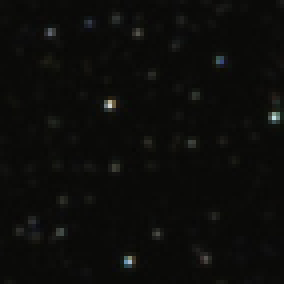
#> input picture Images/Small_area.png, 71 x 71 px, shrunk from 114 x 114 before the run, found by its file name (shown 4 times larger)
$ jupyter execute --allow-errors cv_test.ipynb   (shell and % lines are left out)
#> lines starting #> are read from the running program, lines starting #| are printed output that depends on the picture
<a href="https://colab.research.google.com/github/alarazin/StarMap/blob/main/cv_test.ipynb" target="_parent"></a>

[cell 1]
import cv2
cv2.__version__
import matplotlib.pyplot as plt
import numpy as np

[cell 2]
def find_patch(image1, image2): #image1: patch, image2: starmap
  BRISK = cv2.BRISK_create()
  kp1, descriptors1 = BRISK.detectAndCompute(image1, None)
  kp2, descriptors2 = BRISK.detectAndCompute(image2, None)

  BFMatcher = cv2.BFMatcher(normType = cv2.NORM_HAMMING,
                          crossCheck = True)
  matches = BFMatcher.match(queryDescriptors = descriptors1,
                            trainDescriptors = descriptors2)
  matches = sorted(matches, key = lambda x: x.distance)

  good=matches[:11]
  MIN_MATCH_COUNT=10
  if len(good)>=MIN_MATCH_COUNT:
      src_pts = np.float32([ kp1[m.queryIdx].pt for m in good ]).reshape(-1,1,2)
      dst_pts = np.float32([ kp2[m.trainIdx].pt for m in good ]).reshape(-1,1,2)
      M, mask = cv2.findHomography(src_pts, dst_pts, cv2.RANSAC,5.0)
      matchesMask = mask.ravel().tolist()
      h,w = image1.shape
      pts = np.float32([ [0,0],[0,h-1],[w-1,h-1],[w-1,0] ]).reshape(-1,1,2)
      dst = cv2.perspectiveTransform(pts,M)
      img_box = cv2.polylines(image2,[np.int32(dst)],True,255,3, cv2.LINE_AA)

  else:
      print("Not enough matches are found - %d/%d" % (len(good),MIN_MATCH_COUNT))
      matchesMask = None

  draw_params = dict(matchColor = (0,255,0),
                    singlePointColor = None,
                    matchesMask = matchesMask,
                    flags = 2)

  img_box_kp = cv2.drawMatches(image1,kp1,image2,kp2,good,None,**draw_params)
  return img_box_kp, np.int32(dst)

[cell 3]
small = cv2.imread('Small_area.png', cv2.IMREAD_GRAYSCALE)
#> small: shape (71, 71); min 6, max 214, mean 11.6
small_r = cv2.imread('Small_area_rotated.png', cv2.IMREAD_GRAYSCALE)
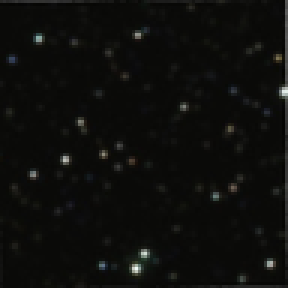
#> input picture Images/Small_area_rotated.png, 96 x 96 px, shrunk from 154 x 154 before the run, found by its file name (shown 3 times larger)
#> small_r: shape (96, 96); min 3, max 243, mean 13.2
big_img =cv2.imread('StarMap.png', cv2.IMREAD_GRAYSCALE)
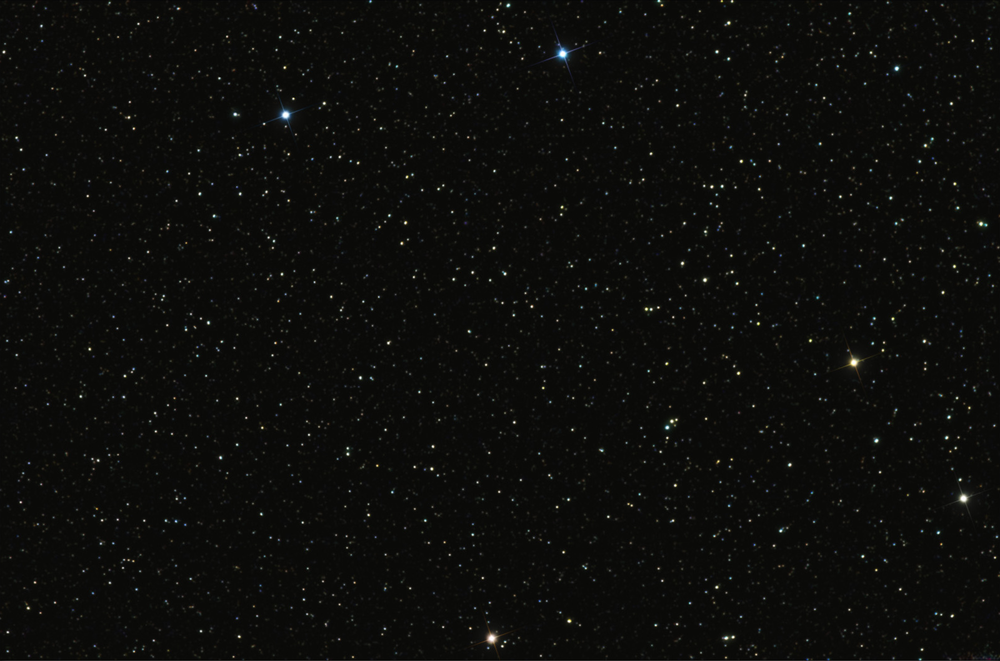
#> input picture Images/StarMap.png, 1000 x 661 px, shrunk from 1600 x 1057 before the run, found by its file name
#> big_img: shape (661, 1000); min 3, max 255, mean 12.2

#> (a cell that did not finish here is left out)

#> in find_patch, `kp1, descriptors1 = BRISK.detectAndCompute(image1, None)`: kp1 = 5 keypoints; (x, y, size): (27, 26, 11.4), (48, 35, 10.8), (28, 41, 11.9), (48, 23, 11.3), (48, 24, 12.3)
#> in find_patch, `kp2, descriptors2 = BRISK.detectAndCompute(image2, None)`: kp2 = 2662 keypoints; strongest (x, y, size): (705, 280, 14.2), (728, 22, 13.8), (741, 161, 13.1), (569, 621, 12.9)
#> in find_patch, `matches = BFMatcher.match(queryDescriptors = descriptors1, trainDescri..`: matches = 4 matches
#| Not enough matches are found - 4/10
#> in find_patch, `img_box_kp = cv2.drawMatches(image1,kp1,image2,kp2,good,None,**draw_pa..`:
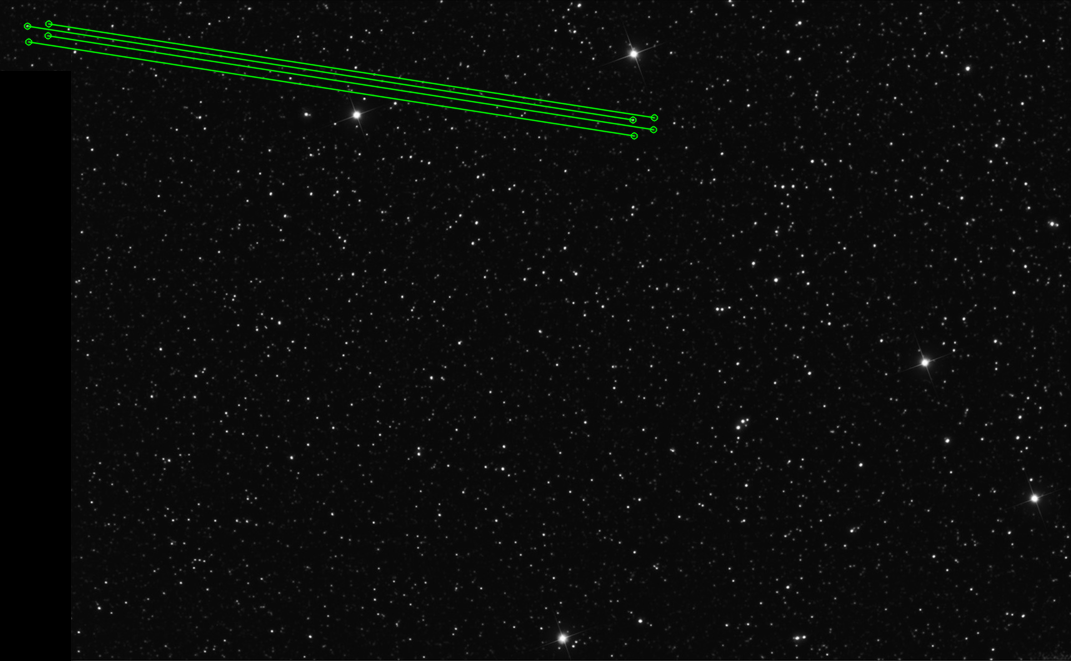
#> img_box_kp: shape (661, 1071, 3); mean of channels 0, 1, 2 11.4, 12.7, 11.4; drawn as B, G, R
plt.imshow(output_img)
print("Corner points:\n", corners)

#> (a cell that did not finish here is left out)

#> in find_patch (call 2), `kp1, descriptors1 = BRISK.detectAndCompute(image1, None)`: kp1 = 9 keypoints; (x, y, size): (34, 51, 12), (26, 40, 11.9), (61, 35, 12.1), (71, 65, 12.4), (39, 48, 13.2), (43, 53, 11.6), (39, 55, 11.9), (41, 25, 12), (27, 43, 13.4)
#> in find_patch (call 2), `matches = BFMatcher.match(queryDescriptors = descriptors1, trainDescri..`: matches = 8 matches
#| Not enough matches are found - 8/10
#> in find_patch (call 2), `img_box_kp = cv2.drawMatches(image1,kp1,image2,kp2,good,None,**draw_pa..`:
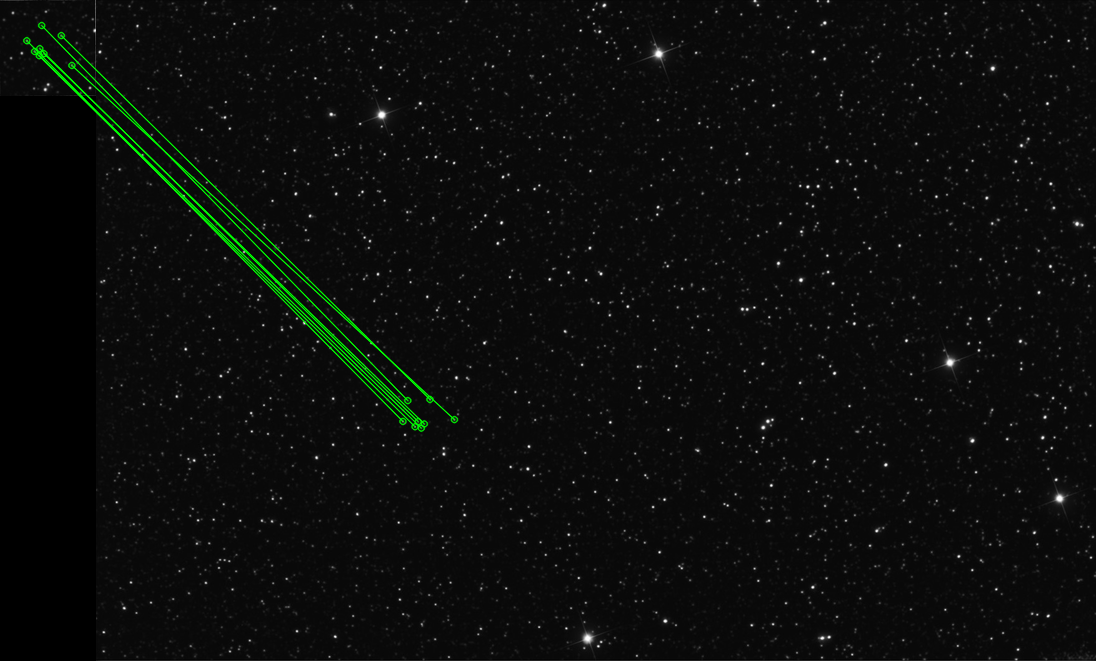
#> img_box_kp: shape (661, 1096, 3); mean of channels 0, 1, 2 11.2, 12.9, 11.2; drawn as B, G, R
